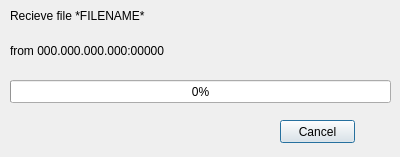
<?xml version="1.0" encoding="UTF-8"?>
<ui version="4.0">
 <class>ReceiveProgressDialog</class>
 <widget class="QDialog" name="ReceiveProgressDialog">
  <property name="geometry">
   <rect>
    <x>0</x>
    <y>0</y>
    <width>400</width>
    <height>157</height>
   </rect>
  </property>
  <property name="windowTitle">
   <string>Dialog</string>
  </property>
  <widget class="QProgressBar" name="progressBar">
   <property name="geometry">
    <rect>
     <x>10</x>
     <y>80</y>
     <width>381</width>
     <height>23</height>
    </rect>
   </property>
   <property name="value">
    <number>0</number>
   </property>
  </widget>
  <widget class="QPushButton" name="pushButtonCancel">
   <property name="geometry">
    <rect>
     <x>280</x>
     <y>120</y>
     <width>75</width>
     <height>23</height>
    </rect>
   </property>
   <property name="text">
    <string>Cancel</string>
   </property>
  </widget>
  <widget class="QLabel" name="labelFilename">
   <property name="geometry">
    <rect>
     <x>10</x>
     <y>0</y>
     <width>341</width>
     <height>31</height>
    </rect>
   </property>
   <property name="minimumSize">
    <size>
     <width>341</width>
     <height>0</height>
    </size>
   </property>
   <property name="text">
    <string>Recieve file *FILENAME*</string>
   </property>
  </widget>
  <widget class="QLabel" name="labelIp">
   <property name="geometry">
    <rect>
     <x>10</x>
     <y>40</y>
     <width>341</width>
     <height>21</height>
    </rect>
   </property>
   <property name="text">
    <string>from 000.000.000.000:00000</string>
   </property>
  </widget>
 </widget>
 <resources/>
 <connections/>
</ui>
